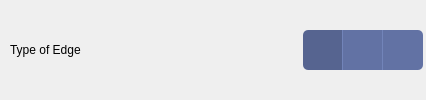
                         <widget class="QWidget" name="widgetLayoutEdgeType" native="true">
                          <layout class="QHBoxLayout" name="horizontalLayoutEdgeType">
                           <property name="spacing">
                            <number>3</number>
                           </property>
                           <property name="leftMargin">
                            <number>10</number>
                           </property>
                           <property name="topMargin">
                            <number>0</number>
                           </property>
                           <property name="rightMargin">
                            <number>3</number>
                           </property>
                           <property name="bottomMargin">
                            <number>0</number>
                           </property>
                           <item>
                            <widget class="QLabel" name="labelEdgeType">
                             <property name="minimumSize">
                              <size>
                               <width>250</width>
                               <height>0</height>
                              </size>
                             </property>
                             <property name="styleSheet">
                              <string notr="true">QLabel {
	color: black;
}

QLabel:disabled {
	color: #7d7d7d;
}</string>
                             </property>
                             <property name="text">
                              <string>Type of Edge</string>
                             </property>
                             <property name="wordWrap">
                              <bool>true</bool>
                             </property>
                            </widget>
                           </item>
                           <item>
                            <spacer name="horizontalSpacer_17">
                             <property name="orientation">
                              <enum>Qt::Orientation::Horizontal</enum>
                             </property>
                             <property name="sizeHint" stdset="0">
                              <size>
                               <width>40</width>
                               <height>20</height>
                              </size>
                             </property>
                            </spacer>
                           </item>
                           <item>
                            <layout class="QHBoxLayout" name="horizontalLayout_3">
                             <property name="spacing">
                              <number>0</number>
                             </property>
                             <item>
                              <widget class="QPushButton" name="pushButtonLeadEdge">
                               <property name="enabled">
                                <bool>true</bool>
                               </property>
                               <property name="minimumSize">
                                <size>
                                 <width>40</width>
                                 <height>40</height>
                                </size>
                               </property>
                               <property name="maximumSize">
                                <size>
                                 <width>40</width>
                                 <height>40</height>
                                </size>
                               </property>
                               <property name="styleSheet">
                                <string notr="true">QPushButton {
	background-color: #6272a4;	
	border-top-left-radius: 5px;
	border-bottom-left-radius: 5px;
	border-right: 1px solid #7284b9;
    color: #f8f8f2;
}

QPushButton:hover {
	background-color: #7284b9;
	color: #f8f8f2;
}

QPushButton:checked {
	background-color: #566490;
	color: #f8f8f2;
}

QPushButton:disabled {
	background-color: #aaaaaa;
	color: #7d7d7d;
	border-right: 1px solid #7d7d7d;
}</string>
                               </property>
                               <property name="text">
                                <string/>
                               </property>
                               <property name="icon">
                                <iconset resource="q_resources.qrc">
                                 <normaloff>:/icons/icons/icon_leading_edge.png</normaloff>:/icons/icons/icon_leading_edge.png</iconset>
                               </property>
                               <property name="iconSize">
                                <size>
                                 <width>30</width>
                                 <height>30</height>
                                </size>
                               </property>
                               <property name="checkable">
                                <bool>true</bool>
                               </property>
                               <property name="checked">
                                <bool>true</bool>
                               </property>
                              </widget>
                             </item>
                             <item>
                              <widget class="QPushButton" name="pushButtonTrailEdge">
                               <property name="enabled">
                                <bool>true</bool>
                               </property>
                               <property name="minimumSize">
                                <size>
                                 <width>40</width>
                                 <height>40</height>
                                </size>
                               </property>
                               <property name="maximumSize">
                                <size>
                                 <width>40</width>
                                 <height>40</height>
                                </size>
                               </property>
                               <property name="styleSheet">
                                <string notr="true">QPushButton {
	background-color: #6272a4;	
	border-top-left-radius: 0px;
	border-bottom-left-radius: 0px;
	border-right: 1px solid #7284b9;
    color: #f8f8f2;
}

QPushButton:hover {
	background-color: #7284b9;
	color: #f8f8f2;
}

QPushButton:checked {
	background-color: #566490;
	color: #f8f8f2;
}

QPushButton:disabled {
	background-color: #aaaaaa;
	color: #7d7d7d;border-right: 1px solid #7d7d7d;
}</string>
                               </property>
                               <property name="text">
                                <string/>
                               </property>
                               <property name="icon">
                                <iconset resource="q_resources.qrc">
                                 <normaloff>:/icons/icons/icon_trailing_edge.png</normaloff>:/icons/icons/icon_trailing_edge.png</iconset>
                               </property>
                               <property name="iconSize">
                                <size>
                                 <width>30</width>
                                 <height>30</height>
                                </size>
                               </property>
                               <property name="checkable">
                                <bool>true</bool>
                               </property>
                              </widget>
                             </item>
                             <item>
                              <widget class="QPushButton" name="pushButtonAlterEdge">
                               <property name="enabled">
                                <bool>true</bool>
                               </property>
                               <property name="minimumSize">
                                <size>
                                 <width>40</width>
                                 <height>40</height>
                                </size>
                               </property>
                               <property name="maximumSize">
                                <size>
                                 <width>40</width>
                                 <height>40</height>
                                </size>
                               </property>
                               <property name="styleSheet">
                                <string notr="true">QPushButton {
	background-color: #6272a4;	
	border-top-right-radius: 5px;
	border-bottom-right-radius: 5px;
    color: #f8f8f2;
}

QPushButton:hover {
	background-color: #7284b9;
	color: #f8f8f2;
}

QPushButton:checked {
	background-color: #566490;
	color: #f8f8f2;
}

QPushButton:disabled {
	background-color: #aaaaaa;
	color: #7d7d7d;
}</string>
                               </property>
                               <property name="text">
                                <string/>
                               </property>
                               <property name="icon">
                                <iconset resource="q_resources.qrc">
                                 <normaloff>:/icons/icons/icon_alter_edge.png</normaloff>:/icons/icons/icon_alter_edge.png</iconset>
                               </property>
                               <property name="iconSize">
                                <size>
                                 <width>30</width>
                                 <height>30</height>
                                </size>
                               </property>
                               <property name="checkable">
                                <bool>true</bool>
                               </property>
                              </widget>
                             </item>
                            </layout>
                           </item>
                          </layout>
                         </widget>
